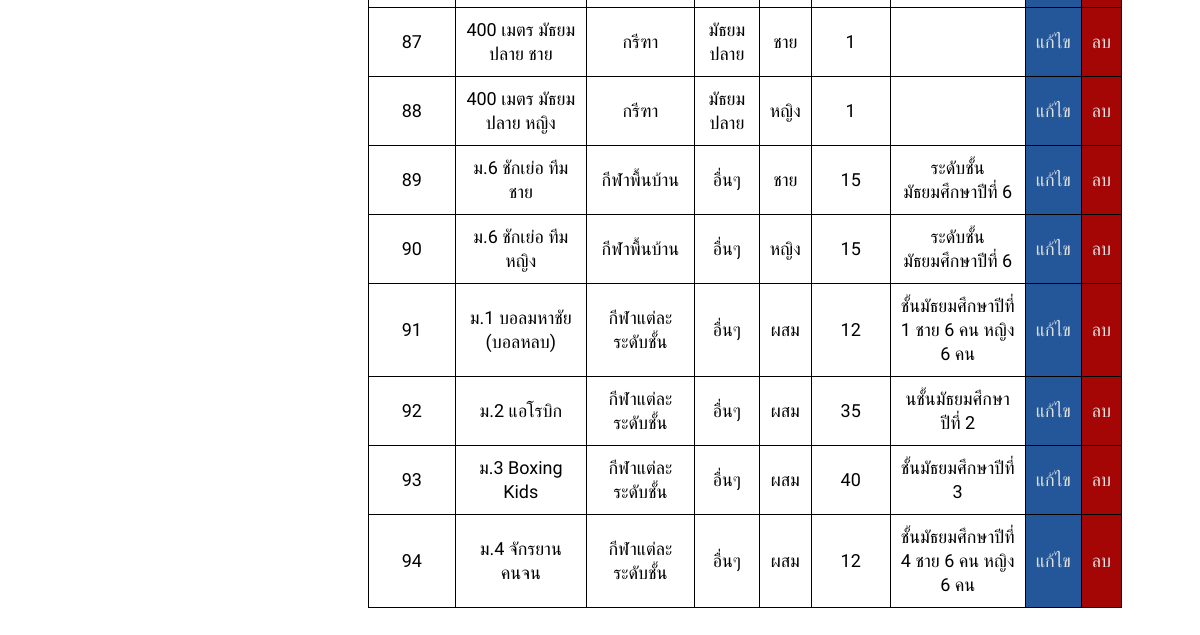
The page /admin_system.php?page=sport&sub_page=view (signed in, lower part) on the database as committed earlier.
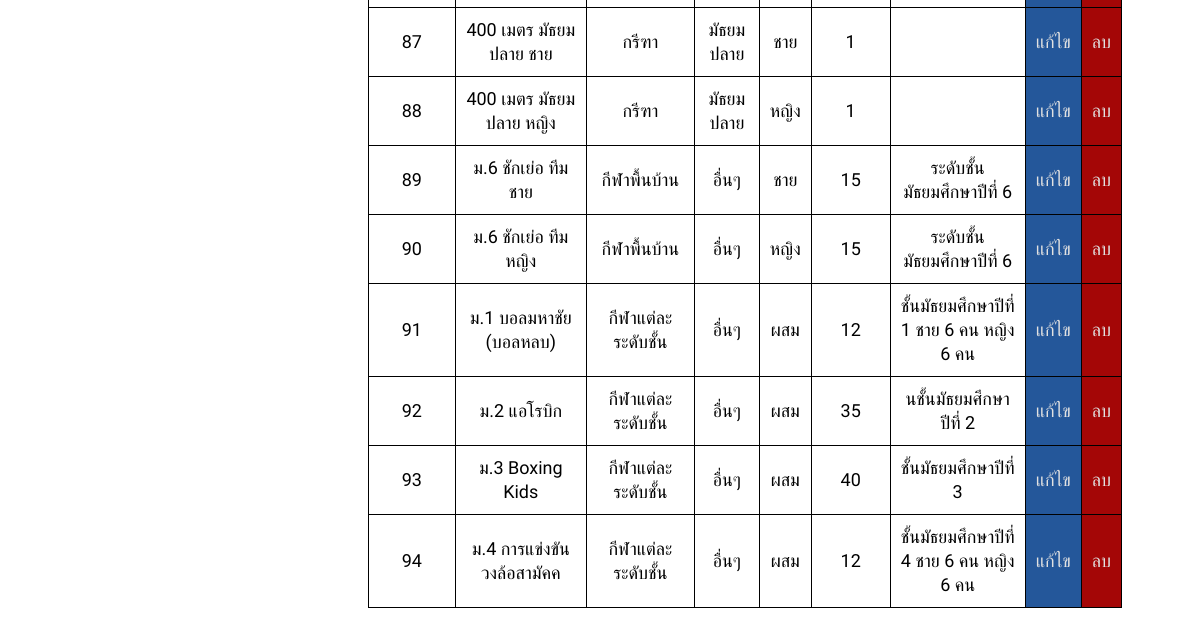
The same page on the database as committed later.
### tables this page shows
CREATE TABLE `sports` (
  `sport_id` int(11) NOT NULL,
  `sport_name` varchar(128) NOT NULL,
  `sport_type` varchar(64) NOT NULL,
  `sport_degree` varchar(16) NOT NULL,
  `sport_gender` varchar(8) NOT NULL,
  `sport_amount` int(2) NOT NULL,
  `sport_note` varchar(256) NOT NULL
);

### admin/view/view_sport.php (the view, shortened to what this page needs)
<body>
	<div class="table_container" >
	<table style="border-collapse: collapse;">
		<?php
			$sql_find_sports = "SELECT * FROM `sports`";
			$result_find_sports = mysqli_query($conn, $sql_find_sports);
			if (mysqli_num_rows($result_find_sports) > 0) {
				while ($row_find_sports = mysqli_fetch_assoc($result_find_sports)) {
					echo "<tr>
							<td>".$row_find_sports['sport_id']."</td>
							<td>".$row_find_sports['sport_name']."</td>
							<td>".$row_find_sports['sport_type']."</td>
							<td>".$row_find_sports['sport_degree']."</td>
							<td>".$row_find_sports['sport_gender']."</td>
							<td>".$row_find_sports['sport_amount']."</td>
							<td>".$row_find_sports['sport_note']."</td>
							<td class=edit><a href=\"admin_system.php?page=sport&sub_page=edit&sport_id=".$row_find_sports['sport_id']."\">แก้ไข</a></td>
							<td class=del><a href=\"admin_system.php?page=sport&sub_page=delete&sport_id=".$row_find_sports['sport_id']."\">ลบ</a></td>
						</tr>";
				}
			}else{
				echo "no sport found...";
			}
		 ?>
	</table>
</div>
</body>

Rows that differ between the two databases and show on the page:
changed sports "ชั้นมัธยมศึกษาปีที่ 4 ชาย 6 คน หญิง 6 คน": sport_name "ม.4 จักรยานคนจน" → "ม.4 การแข่งขันวงล้อสามัคค"
